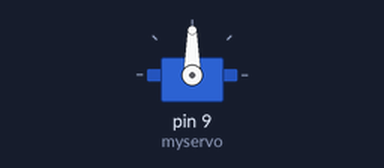
This sketch was run on a simulated Arduino Uno, built with avr-gcc and run on an emulated ATmega328P. On the bench: servo.

Above: at 0.05 s.
At 4.05 s:
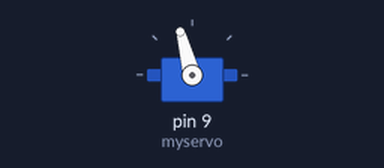
At 8.0 s:
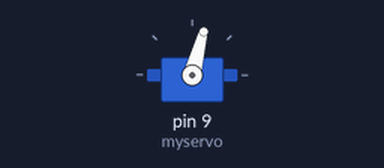
Timing chart, 0 to 10.4 s (numbered marks = the images above):
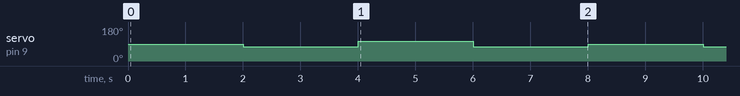

Measured:
- by itself, servo on pin 9 (myservo): repeats every 8.0 s: 105° 2.0 s, 75° 2.0 s, 90° 2.0 s, 75° 2.0 s

The sketch:

Servo1.ino
```cpp
/*
  Controlling a servo position using a potentiometer (variable resistor)
  by Michal Rinott <http://people.interaction-ivrea.it/m.rinott>

  modified on 8 Nov 2013
  by Scott Fitzgerald
  http://www.arduino.cc/en/Tutorial/Knob
*/

#include <Servo.h>
Servo myservo;  // create servo object to control a servo

void setup() {
 // myservo.attach(9);  // attaches the servo on pin 9 to the servo object
}
void loop() {
  myservo.attach(9);
  myservo.write(90);
  delay(1000);
  myservo.detach();
  delay(1000);
  myservo.attach(9);
  myservo.write(75);
  delay(1000);
  myservo.detach();
  delay(1000);
  myservo.attach(9);
  myservo.write(105);
  delay(1000);
  myservo.detach();
  delay(1000);
  myservo.attach(9);
  myservo.write(75);
  delay(1000);
  myservo.detach();
  delay(1000);

}
```
